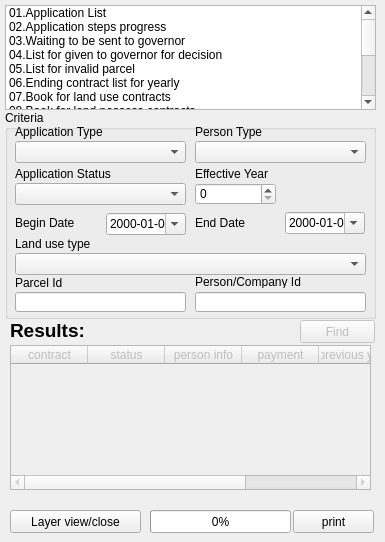
      <widget class="QWidget" name="tab">
       <attribute name="title">
        <string>Report</string>
       </attribute>
       <widget class="QListWidget" name="listWidget">
        <property name="geometry">
         <rect>
          <x>5</x>
          <y>5</y>
          <width>371</width>
          <height>105</height>
         </rect>
        </property>
        <item>
         <property name="text">
          <string>01.Application List</string>
         </property>
        </item>
        <item>
         <property name="text">
          <string>02.Application steps progress</string>
         </property>
        </item>
        <item>
         <property name="text">
          <string>03.Waiting to be sent to governor</string>
         </property>
        </item>
        <item>
         <property name="text">
          <string>04.List for given to governor for decision</string>
         </property>
        </item>
        <item>
         <property name="text">
          <string>05.List for invalid parcel</string>
         </property>
        </item>
        <item>
         <property name="text">
          <string>06.Ending contract list for yearly</string>
         </property>
        </item>
        <item>
         <property name="text">
          <string>07.Book for land use contracts</string>
         </property>
        </item>
        <item>
         <property name="text">
          <string>08.Book for land possess contracts</string>
         </property>
        </item>
        <item>
         <property name="text">
          <string>09.Book for land ownership records</string>
         </property>
        </item>
        <item>
         <property name="text">
          <string>10.Taxation</string>
         </property>
        </item>
        <item>
         <property name="text">
          <string>11.Taxes paid</string>
         </property>
        </item>
        <item>
         <property name="text">
          <string>12.Unified land fee report for quarterly</string>
         </property>
        </item>
        <item>
         <property name="text">
          <string>13.Cadastre Page</string>
         </property>
        </item>
        <item>
         <property name="text">
          <string>14.Mortgage</string>
         </property>
        </item>
        <item>
         <property name="text">
          <string>15.Court</string>
         </property>
        </item>
       </widget>
       <widget class="QGroupBox" name="groupBox">
        <property name="geometry">
         <rect>
          <x>5</x>
          <y>110</y>
          <width>371</width>
          <height>209</height>
         </rect>
        </property>
        <property name="title">
         <string>Criteria</string>
        </property>
        <widget class="QComboBox" name="report_app_type_cbox">
         <property name="geometry">
          <rect>
           <x>10</x>
           <y>31</y>
           <width>171</width>
           <height>22</height>
          </rect>
         </property>
        </widget>
        <widget class="QLabel" name="label_3">
         <property name="geometry">
          <rect>
           <x>10</x>
           <y>14</y>
           <width>141</width>
           <height>16</height>
          </rect>
         </property>
         <property name="text">
          <string>Application Type</string>
         </property>
        </widget>
        <widget class="QComboBox" name="report_app_status_cbox">
         <property name="geometry">
          <rect>
           <x>10</x>
           <y>73</y>
           <width>171</width>
           <height>22</height>
          </rect>
         </property>
        </widget>
        <widget class="QLabel" name="label_5">
         <property name="geometry">
          <rect>
           <x>10</x>
           <y>56</y>
           <width>141</width>
           <height>16</height>
          </rect>
         </property>
         <property name="text">
          <string>Application Status</string>
         </property>
        </widget>
        <widget class="QComboBox" name="report_person_type_cbox">
         <property name="geometry">
          <rect>
           <x>190</x>
           <y>31</y>
           <width>171</width>
           <height>22</height>
          </rect>
         </property>
        </widget>
        <widget class="QLabel" name="label_6">
         <property name="geometry">
          <rect>
           <x>190</x>
           <y>14</y>
           <width>141</width>
           <height>16</height>
          </rect>
         </property>
         <property name="text">
          <string>Person Type</string>
         </property>
        </widget>
        <widget class="QDateEdit" name="report_begin_date">
         <property name="geometry">
          <rect>
           <x>101</x>
           <y>103</y>
           <width>80</width>
           <height>22</height>
          </rect>
         </property>
         <property name="displayFormat">
          <string>yyyy-MM-dd</string>
         </property>
         <property name="calendarPopup">
          <bool>true</bool>
         </property>
        </widget>
        <widget class="QLabel" name="label_7">
         <property name="geometry">
          <rect>
           <x>10</x>
           <y>105</y>
           <width>91</width>
           <height>16</height>
          </rect>
         </property>
         <property name="text">
          <string>Begin Date</string>
         </property>
        </widget>
        <widget class="QDateEdit" name="report_end_date">
         <property name="geometry">
          <rect>
           <x>280</x>
           <y>102</y>
           <width>80</width>
           <height>22</height>
          </rect>
         </property>
         <property name="displayFormat">
          <string>yyyy-MM-dd</string>
         </property>
         <property name="calendarPopup">
          <bool>true</bool>
         </property>
        </widget>
        <widget class="QLabel" name="label_59">
         <property name="geometry">
          <rect>
           <x>190</x>
           <y>105</y>
           <width>91</width>
           <height>16</height>
          </rect>
         </property>
         <property name="text">
          <string>End Date</string>
         </property>
        </widget>
        <widget class="QComboBox" name="report_land_use_cbox">
         <property name="geometry">
          <rect>
           <x>10</x>
           <y>143</y>
           <width>351</width>
           <height>22</height>
          </rect>
         </property>
        </widget>
        <widget class="QLabel" name="label_60">
         <property name="geometry">
          <rect>
           <x>10</x>
           <y>126</y>
           <width>201</width>
           <height>16</height>
          </rect>
         </property>
         <property name="text">
          <string>Land use type</string>
         </property>
        </widget>
        <widget class="QSpinBox" name="year_sbox">
         <property name="geometry">
          <rect>
           <x>190</x>
           <y>73</y>
           <width>81</width>
           <height>22</height>
          </rect>
         </property>
        </widget>
        <widget class="QLabel" name="label_61">
         <property name="geometry">
          <rect>
           <x>190</x>
           <y>56</y>
           <width>171</width>
           <height>16</height>
          </rect>
         </property>
         <property name="text">
          <string>Effective Year</string>
         </property>
        </widget>
        <widget class="QLineEdit" name="parcel_id">
         <property name="geometry">
          <rect>
           <x>10</x>
           <y>182</y>
           <width>171</width>
           <height>20</height>
          </rect>
         </property>
        </widget>
        <widget class="QLabel" name="label_68">
         <property name="geometry">
          <rect>
           <x>10</x>
           <y>165</y>
           <width>171</width>
           <height>16</height>
          </rect>
         </property>
         <property name="text">
          <string>Parcel Id</string>
         </property>
        </widget>
        <widget class="QLabel" name="label_69">
         <property name="geometry">
          <rect>
           <x>190</x>
           <y>165</y>
           <width>171</width>
           <height>13</height>
          </rect>
         </property>
         <property name="text">
          <string>Person/Company Id</string>
         </property>
        </widget>
        <widget class="QLineEdit" name="person_id">
         <property name="geometry">
          <rect>
           <x>190</x>
           <y>182</y>
           <width>171</width>
           <height>20</height>
          </rect>
         </property>
        </widget>
       </widget>
       <widget class="QPushButton" name="report_print_button">
        <property name="geometry">
         <rect>
          <x>293</x>
          <y>510</y>
          <width>81</width>
          <height>23</height>
         </rect>
        </property>
        <property name="text">
         <string>print</string>
        </property>
       </widget>
       <widget class="QPushButton" name="report_layer_button">
        <property name="geometry">
         <rect>
          <x>10</x>
          <y>510</y>
          <width>131</width>
          <height>23</height>
         </rect>
        </property>
        <property name="text">
         <string>Layer view/close</string>
        </property>
       </widget>
       <widget class="QProgressBar" name="progressBar">
        <property name="enabled">
         <bool>true</bool>
        </property>
        <property name="geometry">
         <rect>
          <x>150</x>
          <y>510</y>
          <width>141</width>
          <height>23</height>
         </rect>
        </property>
        <property name="value">
         <number>0</number>
        </property>
        <property name="textVisible">
         <bool>true</bool>
        </property>
       </widget>
       <widget class="QTableWidget" name="report_result_twidget">
        <property name="enabled">
         <bool>false</bool>
        </property>
        <property name="geometry">
         <rect>
          <x>10</x>
          <y>345</y>
          <width>361</width>
          <height>145</height>
         </rect>
        </property>
        <property name="cornerButtonEnabled">
         <bool>false</bool>
        </property>
        <attribute name="horizontalHeaderDefaultSectionSize">
         <number>77</number>
        </attribute>
        <column>
         <property name="text">
          <string>contract</string>
         </property>
        </column>
        <column>
         <property name="text">
          <string>status</string>
         </property>
        </column>
        <column>
         <property name="text">
          <string>person info</string>
         </property>
        </column>
        <column>
         <property name="text">
          <string>payment</string>
         </property>
        </column>
        <column>
         <property name="text">
          <string>previous years</string>
         </property>
        </column>
        <column>
         <property name="text">
          <string>paid</string>
         </property>
        </column>
       </widget>
       <widget class="QPushButton" name="report_find_button">
        <property name="enabled">
         <bool>false</bool>
        </property>
        <property name="geometry">
         <rect>
          <x>300</x>
          <y>320</y>
          <width>75</width>
          <height>23</height>
         </rect>
        </property>
        <property name="text">
         <string>Find</string>
        </property>
       </widget>
       <widget class="QLabel" name="report_results_label">
        <property name="geometry">
         <rect>
          <x>10</x>
          <y>320</y>
          <width>121</width>
          <height>20</height>
         </rect>
        </property>
        <property name="font">
         <font>
          <family>Lucida Grande</family>
          <pointsize>14</pointsize>
          <weight>75</weight>
          <bold>true</bold>
         </font>
        </property>
        <property name="text">
         <string>Results:</string>
        </property>
        <property name="alignment">
         <set>Qt::AlignLeading|Qt::AlignLeft|Qt::AlignVCenter</set>
        </property>
       </widget>
      </widget>
